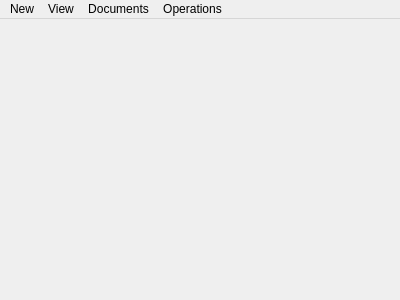
<?xml version="1.0" encoding="UTF-8"?>
<ui version="4.0">
 <class>MainWindow</class>
 <widget class="QMainWindow" name="MainWindow">
  <property name="geometry">
   <rect>
    <x>0</x>
    <y>0</y>
    <width>400</width>
    <height>300</height>
   </rect>
  </property>
  <property name="windowTitle">
   <string>MainWindow</string>
  </property>
  <widget class="QWidget" name="centralWidget"/>
  <widget class="QMenuBar" name="menuBar">
   <property name="geometry">
    <rect>
     <x>0</x>
     <y>0</y>
     <width>400</width>
     <height>22</height>
    </rect>
   </property>
   <widget class="QMenu" name="menuDocuments">
    <property name="title">
     <string>Documents</string>
    </property>
   </widget>
   <widget class="QMenu" name="menuNew">
    <property name="title">
     <string>New</string>
    </property>
    <addaction name="actionNewDocument"/>
   </widget>
   <widget class="QMenu" name="menuOperations">
    <property name="title">
     <string>Operations</string>
    </property>
    <addaction name="actionBrush_Selection"/>
    <addaction name="actionTransformations"/>
    <addaction name="actionLoad_Textures"/>
   </widget>
   <widget class="QMenu" name="menu2D_View">
    <property name="title">
     <string>View</string>
    </property>
    <widget class="QMenu" name="menu2D_View_2">
     <property name="title">
      <string>2D View</string>
     </property>
     <addaction name="actionTop"/>
     <addaction name="actionFront"/>
     <addaction name="actionSide"/>
    </widget>
    <addaction name="menu2D_View_2"/>
   </widget>
   <addaction name="menuNew"/>
   <addaction name="menu2D_View"/>
   <addaction name="menuDocuments"/>
   <addaction name="menuOperations"/>
  </widget>
  <action name="actionNewDocument">
   <property name="text">
    <string>Document</string>
   </property>
  </action>
  <action name="actionNo_documents_active">
   <property name="text">
    <string>No documents active</string>
   </property>
  </action>
  <action name="actionBrush_Selection">
   <property name="text">
    <string>Brush Selection</string>
   </property>
  </action>
  <action name="actionTransformations">
   <property name="text">
    <string>Transformations</string>
   </property>
  </action>
  <action name="actionTop">
   <property name="text">
    <string>Top</string>
   </property>
  </action>
  <action name="actionFront">
   <property name="text">
    <string>Front</string>
   </property>
  </action>
  <action name="actionSide">
   <property name="text">
    <string>Side</string>
   </property>
  </action>
  <action name="actionLoad_Textures">
   <property name="text">
    <string>Load Textures</string>
   </property>
  </action>
 </widget>
 <layoutdefault spacing="6" margin="11"/>
 <resources/>
 <connections>
  <connection>
   <sender>actionNewDocument</sender>
   <signal>triggered()</signal>
   <receiver>MainWindow</receiver>
   <slot>createNewDocument()</slot>
   <hints>
    <hint type="sourcelabel">
     <x>-1</x>
     <y>-1</y>
    </hint>
    <hint type="destinationlabel">
     <x>199</x>
     <y>149</y>
    </hint>
   </hints>
  </connection>
  <connection>
   <sender>actionBrush_Selection</sender>
   <signal>triggered()</signal>
   <receiver>MainWindow</receiver>
   <slot>showBrushDialogue()</slot>
   <hints>
    <hint type="sourcelabel">
     <x>-1</x>
     <y>-1</y>
    </hint>
    <hint type="destinationlabel">
     <x>199</x>
     <y>149</y>
    </hint>
   </hints>
  </connection>
  <connection>
   <sender>actionTransformations</sender>
   <signal>triggered()</signal>
   <receiver>MainWindow</receiver>
   <slot>showTransformDialogue()</slot>
   <hints>
    <hint type="sourcelabel">
     <x>-1</x>
     <y>-1</y>
    </hint>
    <hint type="destinationlabel">
     <x>199</x>
     <y>149</y>
    </hint>
   </hints>
  </connection>
  <connection>
   <sender>actionTop</sender>
   <signal>triggered()</signal>
   <receiver>MainWindow</receiver>
   <slot>setTopView()</slot>
   <hints>
    <hint type="sourcelabel">
     <x>-1</x>
     <y>-1</y>
    </hint>
    <hint type="destinationlabel">
     <x>199</x>
     <y>149</y>
    </hint>
   </hints>
  </connection>
  <connection>
   <sender>actionFront</sender>
   <signal>triggered()</signal>
   <receiver>MainWindow</receiver>
   <slot>setFrontView()</slot>
   <hints>
    <hint type="sourcelabel">
     <x>-1</x>
     <y>-1</y>
    </hint>
    <hint type="destinationlabel">
     <x>199</x>
     <y>149</y>
    </hint>
   </hints>
  </connection>
  <connection>
   <sender>actionSide</sender>
   <signal>triggered()</signal>
   <receiver>MainWindow</receiver>
   <slot>setSideView()</slot>
   <hints>
    <hint type="sourcelabel">
     <x>-1</x>
     <y>-1</y>
    </hint>
    <hint type="destinationlabel">
     <x>199</x>
     <y>149</y>
    </hint>
   </hints>
  </connection>
  <connection>
   <sender>actionLoad_Textures</sender>
   <signal>triggered()</signal>
   <receiver>MainWindow</receiver>
   <slot>loadTextures()</slot>
   <hints>
    <hint type="sourcelabel">
     <x>-1</x>
     <y>-1</y>
    </hint>
    <hint type="destinationlabel">
     <x>199</x>
     <y>149</y>
    </hint>
   </hints>
  </connection>
 </connections>
 <slots>
  <slot>createNewDocument()</slot>
  <slot>showBrushDialogue()</slot>
  <slot>showTransformDialogue()</slot>
  <slot>setTopView()</slot>
  <slot>setFrontView()</slot>
  <slot>setSideView()</slot>
  <slot>loadTextures()</slot>
 </slots>
</ui>
